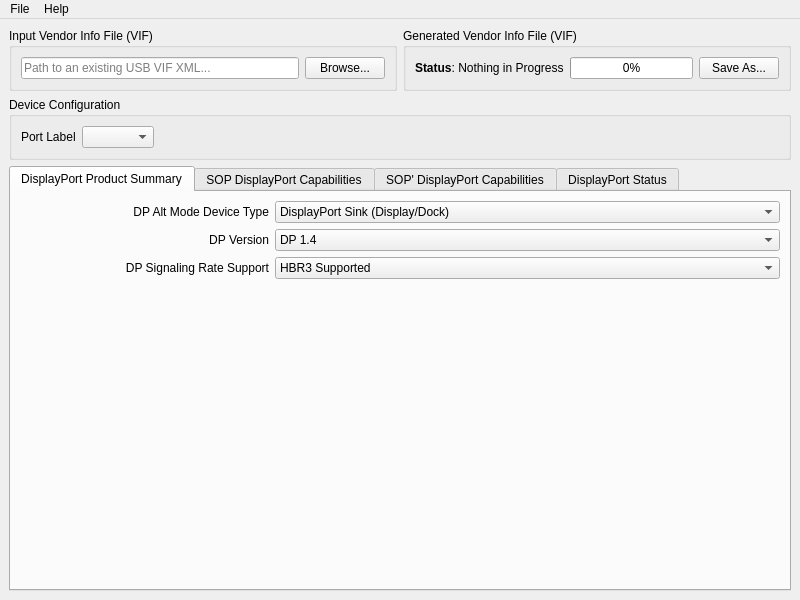
<?xml version="1.0" encoding="UTF-8"?>
<ui version="4.0">
 <class>MainWindow</class>
 <widget class="QMainWindow" name="MainWindow">
  <property name="geometry">
   <rect>
    <x>0</x>
    <y>0</y>
    <width>800</width>
    <height>600</height>
   </rect>
  </property>
  <property name="windowTitle">
   <string/>
  </property>
  <widget class="QWidget" name="centralwidget">
   <layout class="QGridLayout" name="gridLayout_3">
    <item row="0" column="1">
     <widget class="QGroupBox" name="groupBox_2">
      <property name="title">
       <string>Generated Vendor Info File (VIF)</string>
      </property>
      <layout class="QGridLayout" name="gridLayout_2">
       <item row="0" column="0">
        <widget class="QLabel" name="save_status_label">
         <property name="text">
          <string>&lt;html&gt;&lt;head/&gt;&lt;body&gt;&lt;p&gt;&lt;span style=&quot; font-weight:700;&quot;&gt;Status&lt;/span&gt;: Nothing in Progress&lt;/p&gt;&lt;/body&gt;&lt;/html&gt;</string>
         </property>
        </widget>
       </item>
       <item row="0" column="1">
        <widget class="QProgressBar" name="save_progress_bar">
         <property name="value">
          <number>0</number>
         </property>
        </widget>
       </item>
       <item row="0" column="2">
        <widget class="QPushButton" name="save_as_button">
         <property name="text">
          <string>Save As...</string>
         </property>
        </widget>
       </item>
      </layout>
     </widget>
    </item>
    <item row="0" column="0">
     <widget class="QGroupBox" name="groupBox">
      <property name="title">
       <string>Input Vendor Info File (VIF)</string>
      </property>
      <layout class="QGridLayout" name="gridLayout">
       <item row="0" column="0">
        <widget class="QLineEdit" name="input_line_edit">
         <property name="readOnly">
          <bool>true</bool>
         </property>
         <property name="placeholderText">
          <string>Path to an existing USB VIF XML...</string>
         </property>
        </widget>
       </item>
       <item row="0" column="1">
        <widget class="QPushButton" name="browse_input_button">
         <property name="text">
          <string>Browse...</string>
         </property>
        </widget>
       </item>
      </layout>
     </widget>
    </item>
    <item row="2" column="0" colspan="2">
     <widget class="QGroupBox" name="groupBox_3">
      <property name="title">
       <string>Device Configuration</string>
      </property>
      <layout class="QGridLayout" name="gridLayout_5">
       <item row="0" column="1">
        <widget class="QComboBox" name="port_label_cbb"/>
       </item>
       <item row="0" column="0">
        <widget class="QLabel" name="port_label_label">
         <property name="text">
          <string>Port Label</string>
         </property>
        </widget>
       </item>
       <item row="0" column="2">
        <spacer name="horizontalSpacer">
         <property name="orientation">
          <enum>Qt::Horizontal</enum>
         </property>
         <property name="sizeHint" stdset="0">
          <size>
           <width>40</width>
           <height>20</height>
          </size>
         </property>
        </spacer>
       </item>
      </layout>
     </widget>
    </item>
    <item row="3" column="0" colspan="2">
     <widget class="QTabWidget" name="tabWidget">
      <property name="layoutDirection">
       <enum>Qt::LeftToRight</enum>
      </property>
      <property name="currentIndex">
       <number>0</number>
      </property>
      <widget class="QWidget" name="DisplayPort_Product_Summary_tab">
       <attribute name="title">
        <string>DisplayPort Product Summary</string>
       </attribute>
       <layout class="QGridLayout" name="gridLayout_10">
        <item row="0" column="0">
         <layout class="QGridLayout" name="gridLayout_9">
          <item row="1" column="1" colspan="2">
           <widget class="QComboBox" name="DP_Version_cbb">
            <item>
             <property name="text">
              <string>DP 1.4</string>
             </property>
            </item>
            <item>
             <property name="text">
              <string>DP 2.0</string>
             </property>
            </item>
            <item>
             <property name="text">
              <string>DP 2.1</string>
             </property>
            </item>
           </widget>
          </item>
          <item row="2" column="1" colspan="2">
           <widget class="QComboBox" name="DP_Signaling_Rate_Support_cbb">
            <item>
             <property name="text">
              <string>HBR3 Supported</string>
             </property>
            </item>
            <item>
             <property name="text">
              <string>UHBR10 Supported</string>
             </property>
            </item>
            <item>
             <property name="text">
              <string>UHBR13.5 Supported</string>
             </property>
            </item>
            <item>
             <property name="text">
              <string>UHBR20 Supported</string>
             </property>
            </item>
           </widget>
          </item>
          <!-- <item row="3" column="0">
           <widget class="QLabel" name="Device_Power_Source_label">
            <property name="toolTip">
             <string>&lt;html&gt;&lt;head/&gt;&lt;body&gt;&lt;p&gt;This field is set when USB2.0 is need while in a DisplayPort Configuration &lt;/p&gt;&lt;/body&gt;&lt;/html&gt;</string>
            </property>
            <property name="text">
             <string>Device Power Source</string>
            </property>
            <property name="alignment">
             <set>Qt::AlignRight|Qt::AlignTrailing|Qt::AlignVCenter</set>
            </property>
           </widget>
          </item> -->
          <!-- <item row="3" column="1" colspan="2">
           <widget class="QComboBox" name="Device_Power_Source_cbb">
            <item>
             <property name="text">
              <string>Self Powered</string>
             </property>
            </item>
            <item>
             <property name="text">
              <string>Bus Powered</string>
             </property>
            </item>
            <item>
             <property name="text">
              <string>Dual Powered</string>
             </property>
            </item>
           </widget>
          </item> -->
          <item row="2" column="0">
           <widget class="QLabel" name="DP_Signaling_Rate_Support_label">
            <property name="toolTip">
             <string>&lt;html&gt;&lt;head/&gt;&lt;body&gt;&lt;p&gt;This field corresponds where the DisplayPort interface is presented, either USB Type-C Plug or Receptacle&lt;/p&gt;&lt;/body&gt;&lt;/html&gt;</string>
            </property>
            <property name="text">
             <string>DP Signaling Rate Support</string>
            </property>
            <property name="alignment">
             <set>Qt::AlignRight|Qt::AlignTrailing|Qt::AlignVCenter</set>
            </property>
           </widget>
          </item>
          <item row="0" column="1" colspan="2">
           <widget class="QComboBox" name="DP_Alt_Mode_Device_Type_cbb">
            <property name="sizePolicy">
             <sizepolicy hsizetype="Expanding" vsizetype="Fixed">
              <horstretch>0</horstretch>
              <verstretch>0</verstretch>
             </sizepolicy>
            </property>
            <item>
             <property name="text">
              <string>DisplayPort Sink (Display/Dock)</string>
             </property>
            </item>
            <item>
             <property name="text">
              <string>DisplayPort Source (Notebook)</string>
             </property>
            </item>
            <item>
             <property name="text">
              <string>DisplayPort USB Type-C to USB Type-C Cable</string>
             </property>
            </item>
            <item>
             <property name="text">
              <string>DiplayPort to USB Type-C Cable</string>
             </property>
            </item>
            <item>
             <property name="text">
              <string>DisplayPort Source/Sink</string>
             </property>
            </item>
           </widget>
          </item>
          <item row="0" column="0">
           <widget class="QLabel" name="DP_Alt_Mode_Device_Type_label">
            <property name="toolTip">
             <string>&lt;html&gt;&lt;head/&gt;&lt;body&gt;&lt;p&gt;This field will correspond to the capabilities of the DisplayPort product. DP Sink is used for end-products such as monitors, docks, etc. DP Sources is used for end-products such as Notebooks, Cell Phones, etc. DP Source &amp;amp; Sink is used for end-products such as bi-directional USB Type-C to DP cables, docks, etc.&lt;/p&gt;&lt;/body&gt;&lt;/html&gt;</string>
            </property>
            <property name="text">
             <string>DP Alt Mode Device Type</string>
            </property>
            <property name="alignment">
             <set>Qt::AlignRight|Qt::AlignTrailing|Qt::AlignVCenter</set>
            </property>
           </widget>
          </item>
          <item row="4" column="0">
           <spacer name="verticalSpacer_3">
            <property name="orientation">
             <enum>Qt::Vertical</enum>
            </property>
            <property name="sizeHint" stdset="0">
             <size>
              <width>20</width>
              <height>174</height>
             </size>
            </property>
           </spacer>
          </item>
          <item row="1" column="0">
           <widget class="QLabel" name="DP_Version_label">
            <property name="toolTip">
             <string>&lt;html&gt;&lt;head/&gt;&lt;body&gt;&lt;p&gt;This value shall always be set to 0001b &lt;/p&gt;&lt;/body&gt;&lt;/html&gt;</string>
            </property>
            <property name="text">
             <string>DP Version</string>
            </property>
            <property name="alignment">
             <set>Qt::AlignRight|Qt::AlignTrailing|Qt::AlignVCenter</set>
            </property>
           </widget>
          </item>
         </layout>
        </item>
       </layout>
      </widget>
      <widget class="QWidget" name="SOP_DP_Capabilities_tab">
       <attribute name="title">
        <string>SOP DisplayPort Capabilities</string>
       </attribute>
       <layout class="QGridLayout" name="gridLayout_11">
        <item row="0" column="0">
         <layout class="QGridLayout" name="gridLayout_4">
          <item row="8" column="0">
           <spacer name="verticalSpacer">
            <property name="orientation">
             <enum>Qt::Vertical</enum>
            </property>
            <property name="sizeHint" stdset="0">
             <size>
              <width>20</width>
              <height>174</height>
             </size>
            </property>
           </spacer>
          </item>
          <item row="1" column="0">
           <widget class="QLabel" name="Signaling_For_Transport_Of_DisplayPort_Protocol_label">
            <property name="toolTip">
             <string>&lt;html&gt;&lt;head/&gt;&lt;body&gt;&lt;p&gt;This value shall always be set to 0001b &lt;/p&gt;&lt;/body&gt;&lt;/html&gt;</string>
            </property>
            <property name="text">
             <string>Signaling for Transport of DisplayPort Protocol</string>
            </property>
            <property name="alignment">
             <set>Qt::AlignRight|Qt::AlignTrailing|Qt::AlignVCenter</set>
            </property>
           </widget>
          </item>
          <item row="2" column="1" colspan="2">
           <widget class="QComboBox" name="DP_Receptacle_Indication_cbb">
            <item>
             <property name="text">
              <string>DP on USB-C Plug</string>
             </property>
            </item>
            <item>
             <property name="text">
              <string>DP on USB-C Receptacle</string>
             </property>
            </item>
           </widget>
          </item>
          <item row="4" column="0">
           <widget class="QLabel" name="DP_Src_Pin_Assignments_label">
            <property name="toolTip">
             <string>&lt;html&gt;&lt;head/&gt;&lt;body&gt;&lt;p&gt;This field will correspond to the supported DP Source Pin Assignments for a USB-C receptacle or the supported DP Sink Pin Assignments for a USB-C plug. The receptacle information is set by the information in &lt;span style=&quot; font-weight:700; font-style:italic;&quot;&gt;Receptacle Indication&lt;/span&gt;&lt;/p&gt;&lt;/body&gt;&lt;/html&gt;</string>
            </property>
            <property name="text">
             <string>DP Src Pin Assignments</string>
            </property>
            <property name="alignment">
             <set>Qt::AlignRight|Qt::AlignTrailing|Qt::AlignVCenter</set>
            </property>
           </widget>
          </item>
          <item row="3" column="0">
           <widget class="QLabel" name="USB2_Used_label">
            <property name="toolTip">
             <string>&lt;html&gt;&lt;head/&gt;&lt;body&gt;&lt;p&gt;This field is set when USB2.0 is need while in a DisplayPort Configuration &lt;/p&gt;&lt;/body&gt;&lt;/html&gt;</string>
            </property>
            <property name="text">
             <string>USB2 Used</string>
            </property>
            <property name="alignment">
             <set>Qt::AlignRight|Qt::AlignTrailing|Qt::AlignVCenter</set>
            </property>
           </widget>
          </item>
          <item row="3" column="1" colspan="2">
           <widget class="QComboBox" name="USB2_Used_cbb">
            <item>
             <property name="text">
              <string>USB2.0 may be needed</string>
             </property>
            </item>
            <item>
             <property name="text">
              <string>USB2.0 is not needed</string>
             </property>
            </item>
           </widget>
          </item>
          <item row="4" column="1" colspan="2">
           <widget class="QGroupBox" name="DP_Src_Pin_Assignments_groupbox">
            <property name="sizePolicy">
             <sizepolicy hsizetype="Preferred" vsizetype="Preferred">
              <horstretch>0</horstretch>
              <verstretch>0</verstretch>
             </sizepolicy>
            </property>
            <property name="title">
             <string/>
            </property>
            <layout class="QGridLayout" name="gridLayout_7">
             <property name="leftMargin">
              <number>2</number>
             </property>
             <property name="topMargin">
              <number>2</number>
             </property>
             <property name="rightMargin">
              <number>2</number>
             </property>
             <property name="bottomMargin">
              <number>2</number>
             </property>
             <item row="0" column="0">
              <widget class="QCheckBox" name="DP_Src_Pin_Assignments_C_checkbox">
               <property name="text">
                <string>C</string>
               </property>
              </widget>
             </item>
             <item row="0" column="1">
              <widget class="QCheckBox" name="DP_Src_Pin_Assignments_D_checkbox">
               <property name="text">
                <string>D</string>
               </property>
              </widget>
             </item>
             <item row="0" column="2">
              <widget class="QCheckBox" name="DP_Src_Pin_Assignments_E_checkbox">
               <property name="text">
                <string>E</string>
               </property>
              </widget>
             </item>
            </layout>
           </widget>
          </item>
          <item row="1" column="1" colspan="2">
           <widget class="QComboBox" name="Signaling_For_Transport_Of_DisplayPort_Protocol_cbb">
            <property name="enabled">
             <bool>false</bool>
            </property>
            <property name="currentIndex">
             <number>1</number>
            </property>
            <item>
             <property name="text">
              <string>Reserved</string>
             </property>
            </item>
            <item>
             <property name="text">
              <string>Supports DP signaling rates and electrical specification</string>
             </property>
            </item>
           </widget>
          </item>
          <item row="6" column="1" colspan="2">
           <widget class="QComboBox" name="DP_Alt_Mode_Version_cbb">
            <item>
             <property name="text">
              <string>DPAM Version 2.0 or earlier</string>
             </property>
            </item>
            <item>
             <property name="text">
              <string>DPAM Version 2.1 or higher</string>
             </property>
            </item>
           </widget>
          </item>
          <item row="6" column="0">
           <widget class="QLabel" name="DP_Alt_Mode_Version_label">
            <property name="toolTip">
             <string>&lt;html&gt;&lt;head/&gt;&lt;body&gt;&lt;p&gt;This field sets the DisplayPort Alternate Mode Version for DisplayPort 2.1 or higher (or) DisplayPort 2.0 or earlier. &lt;/p&gt;&lt;/body&gt;&lt;/html&gt;</string>
            </property>
            <property name="text">
             <string>DP Alt Mode Version</string>
            </property>
            <property name="alignment">
             <set>Qt::AlignRight|Qt::AlignTrailing|Qt::AlignVCenter</set>
            </property>
           </widget>
          </item>
          <item row="5" column="0">
           <widget class="QLabel" name="DP_Sink_Pin_Assignments_label">
            <property name="toolTip">
             <string>&lt;html&gt;&lt;head/&gt;&lt;body&gt;&lt;p&gt;This field will correspond to the supported DP Sink Pin Assignments for a USB-C receptacle or the supported DP Source Pin Assignments for a USB-C plug. The receptacle information is set by the information in &lt;span style=&quot; font-weight:700; font-style:italic;&quot;&gt;Receptacle Indication&lt;/span&gt;&lt;/p&gt;&lt;/body&gt;&lt;/html&gt;</string>
            </property>
            <property name="text">
             <string>DP Sink Pin Assignments</string>
            </property>
            <property name="alignment">
             <set>Qt::AlignRight|Qt::AlignTrailing|Qt::AlignVCenter</set>
            </property>
           </widget>
          </item>
          <!-- <item row="7" column="0">
           <widget class="QLabel" name="DP_Mode_Auto_Entry_label">
            <property name="toolTip">
             <string>&lt;html&gt;&lt;head/&gt;&lt;body&gt;&lt;p&gt;This field is specific for a DFP (DP Source) in which it will automatically enter DP Alt Mode. This field is not set for a UFP (DP Sink) as the DP Alt Mode sequence would be initiated by the DFP port partner. &lt;/p&gt;&lt;/body&gt;&lt;/html&gt;</string>
            </property>
            <property name="text">
             <string>DP Mode Auto Entry</string>
            </property>
            <property name="alignment">
             <set>Qt::AlignRight|Qt::AlignTrailing|Qt::AlignVCenter</set>
            </property>
           </widget>
          </item>
          <item row="7" column="1">
           <widget class="QCheckBox" name="DP_Mode_Auto_Entry_cbb">
            <property name="layoutDirection">
             <enum>Qt::LeftToRight</enum>
            </property>
            <property name="text">
             <string/>
            </property>
           </widget>
          </item> -->
          <item row="0" column="0">
           <widget class="QLabel" name="DP_Capability_label">
            <property name="toolTip">
             <string>&lt;html&gt;&lt;head/&gt;&lt;body&gt;&lt;p&gt;This field will correspond to the capabilities of the DisplayPort product. DP Sink is used for end-products such as monitors, docks, etc. DP Sources is used for end-products such as Notebooks, Cell Phones, etc. DP Source &amp;amp; Sink is used for end-products such as bi-directional USB Type-C to DP cables, docks, etc.&lt;/p&gt;&lt;/body&gt;&lt;/html&gt;</string>
            </property>
            <property name="text">
             <string>DP Capability --</string>
            </property>
            <property name="alignment">
             <set>Qt::AlignRight|Qt::AlignTrailing|Qt::AlignVCenter</set>
            </property>
           </widget>
          </item>
          <item row="2" column="0">
           <widget class="QLabel" name="DP_Receptacle_Indication_label">
            <property name="toolTip">
             <string>&lt;html&gt;&lt;head/&gt;&lt;body&gt;&lt;p&gt;This field corresponds where the DisplayPort interface is presented, either USB Type-C Plug or Receptacle&lt;/p&gt;&lt;/body&gt;&lt;/html&gt;</string>
            </property>
            <property name="text">
             <string>DP Receptacle Indication</string>
            </property>
            <property name="alignment">
             <set>Qt::AlignRight|Qt::AlignTrailing|Qt::AlignVCenter</set>
            </property>
           </widget>
          </item>
          <item row="5" column="1" colspan="2">
           <widget class="QGroupBox" name="DP_Sink_Pin_Assignments_groupbox">
            <property name="title">
             <string/>
            </property>
            <layout class="QGridLayout" name="gridLayout_8">
             <property name="leftMargin">
              <number>2</number>
             </property>
             <property name="topMargin">
              <number>2</number>
             </property>
             <property name="rightMargin">
              <number>2</number>
             </property>
             <property name="bottomMargin">
              <number>2</number>
             </property>
             <item row="0" column="0">
              <widget class="QCheckBox" name="DP_Sink_Pin_Assignments_C_checkbox">
               <property name="text">
                <string>C</string>
               </property>
              </widget>
             </item>
             <item row="0" column="1">
              <widget class="QCheckBox" name="DP_Sink_Pin_Assignments_D_checkbox">
               <property name="text">
                <string>D</string>
               </property>
              </widget>
             </item>
             <item row="0" column="2">
              <widget class="QCheckBox" name="DP_Sink_Pin_Assignments_E_checkbox">
               <property name="text">
                <string>E</string>
               </property>
              </widget>
             </item>
            </layout>
           </widget>
          </item>
          <item row="0" column="1" colspan="2">
           <widget class="QGroupBox" name="DP_Capability_groupbox">
            <property name="title">
             <string/>
            </property>
            <widget class="QCheckBox" name="DP_Sink_Capable_checkbox">
             <property name="geometry">
              <rect>
               <x>50</x>
               <y>10</y>
               <width>139</width>
               <height>18</height>
              </rect>
             </property>
             <property name="text">
              <string>DP Sink Capable</string>
             </property>
            </widget>
            <widget class="QCheckBox" name="DP_Source_Capable_checkbox">
             <property name="geometry">
              <rect>
               <x>240</x>
               <y>10</y>
               <width>171</width>
               <height>18</height>
              </rect>
             </property>
             <property name="text">
              <string>DP Source Capable</string>
             </property>
            </widget>
           </widget>
          </item>
         </layout>
        </item>
       </layout>
      </widget>
      <widget class="QWidget" name="SOPP_DisplayPort_Capabilities_tab">
       <attribute name="title">
        <string>SOP' DisplayPort Capabilities</string>
       </attribute>
       <layout class="QGridLayout" name="gridLayout_12">
        <item row="0" column="0">
         <layout class="QGridLayout" name="gridLayout_6">
          <item row="0" column="0">
           <widget class="QLabel" name="DP_Signaling_Rate_label">
            <property name="toolTip">
             <string>&lt;html&gt;&lt;head/&gt;&lt;body&gt;&lt;p&gt;This field corresponds to the rates supported by the cable. &lt;/p&gt;&lt;/body&gt;&lt;/html&gt;</string>
            </property>
            <property name="text">
             <string>DP Signaling Rate</string>
            </property>
            <property name="alignment">
             <set>Qt::AlignRight|Qt::AlignTrailing|Qt::AlignVCenter</set>
            </property>
           </widget>
          </item>
          <item row="0" column="1">
           <widget class="QComboBox" name="DP_Signaling_Rate_cbb">
            <property name="sizePolicy">
             <sizepolicy hsizetype="Expanding" vsizetype="Fixed">
              <horstretch>0</horstretch>
              <verstretch>0</verstretch>
             </sizepolicy>
            </property>
            <item>
             <property name="text">
              <string>HBR3</string>
             </property>
            </item>
            <item>
             <property name="text">
              <string>HBR3 &amp; UHBR10</string>
             </property>
            </item>
            <item>
             <property name="text">
              <string>HBR3, UHBR10, &amp; UHBR20</string>
             </property>
            </item>
           </widget>
          </item>
          <item row="1" column="0">
           <widget class="QLabel" name="SOPP_DP_Src_Pin_Assignments_label">
            <property name="toolTip">
             <string>&lt;html&gt;&lt;head/&gt;&lt;body&gt;&lt;p&gt;This field corresponds to the DP Source Pin Assignments supported by the cable. Pin Assignments C and D are supported by USB-C to USB-C cables. Pin Assignment E is supported by DP to USB-C cables &lt;/p&gt;&lt;/body&gt;&lt;/html&gt;</string>
            </property>
            <property name="text">
             <string>DP Src Pin Assignments</string>
            </property>
            <property name="alignment">
             <set>Qt::AlignRight|Qt::AlignTrailing|Qt::AlignVCenter</set>
            </property>
           </widget>
          </item>
          <item row="1" column="1">
           <widget class="QComboBox" name="DP_Src_Pin_Assigments_cbb">
            <item>
             <property name="text">
              <string>Pin Assignment C &amp; D</string>
             </property>
            </item>
            <item>
             <property name="text">
              <string>Pin Assignment E</string>
             </property>
            </item>
           </widget>
          </item>
          <item row="2" column="0">
           <widget class="QLabel" name="SOPP_DP_Sink_Pin_Assignments_label">
            <property name="toolTip">
             <string>&lt;html&gt;&lt;head/&gt;&lt;body&gt;&lt;p&gt;This field corresponds to the DP Sink Pin Assignments supported by the cable. Pin Assignments C and D are supported by USB-C to USB-C cables. Pin Assignment E is supported by DP to USB-C cables &lt;/p&gt;&lt;/body&gt;&lt;/html&gt;</string>
            </property>
            <property name="text">
             <string>DP Sink Pin Assignments</string>
            </property>
            <property name="alignment">
             <set>Qt::AlignRight|Qt::AlignTrailing|Qt::AlignVCenter</set>
            </property>
           </widget>
          </item>
          <item row="2" column="1">
           <widget class="QComboBox" name="DP_Sink_Pin_Assignments_cbb">
            <item>
             <property name="text">
              <string>Pin Assignment C &amp; D</string>
             </property>
            </item>
            <item>
             <property name="text">
              <string>Pin Assignment E</string>
             </property>
            </item>
           </widget>
          </item>
          <item row="3" column="0">
           <widget class="QLabel" name="DP_UHBR13p5_Support_label">
            <property name="toolTip">
             <string>&lt;html&gt;&lt;head/&gt;&lt;body&gt;&lt;p&gt;This field is set when the cable supports UHBR13.5. Passive cables supporting UHBR20 shall have this field set. &lt;/p&gt;&lt;/body&gt;&lt;/html&gt;</string>
            </property>
            <property name="text">
             <string>DP UHBR13.5 Support</string>
            </property>
            <property name="alignment">
             <set>Qt::AlignRight|Qt::AlignTrailing|Qt::AlignVCenter</set>
            </property>
           </widget>
          </item>
          <item row="3" column="1">
           <widget class="QComboBox" name="DP_UHBR13p5_Support_cbb">
            <property name="currentIndex">
             <number>1</number>
            </property>
            <item>
             <property name="text">
              <string>UHBR13.5 Not Supported</string>
             </property>
            </item>
            <item>
             <property name="text">
              <string>UHBR13.5 Supported</string>
             </property>
            </item>
           </widget>
          </item>
          <item row="4" column="0">
           <widget class="QLabel" name="DP_Active_Component_label">
            <property name="toolTip">
             <string>&lt;html&gt;&lt;head/&gt;&lt;body&gt;&lt;p&gt;&lt;span style=&quot; font-family:'Calibri','sans-serif'; font-size:11pt;&quot;&gt;This field corresponds to the Active Component in the cable. &lt;/span&gt;&lt;/p&gt;&lt;/body&gt;&lt;/html&gt;</string>
            </property>
            <property name="text">
             <string>DP Active Component</string>
            </property>
            <property name="alignment">
             <set>Qt::AlignRight|Qt::AlignTrailing|Qt::AlignVCenter</set>
            </property>
           </widget>
          </item>
          <item row="4" column="1">
           <widget class="QComboBox" name="DP_Active_Component_cbb">
            <item>
             <property name="text">
              <string>Passive Cable</string>
             </property>
            </item>
            <item>
             <property name="text">
              <string>Active Re-Timer Cable</string>
             </property>
            </item>
            <item>
             <property name="text">
              <string>Active Re-Driver Cable</string>
             </property>
            </item>
            <item>
             <property name="text">
              <string>Optical Cable</string>
             </property>
            </item>
           </widget>
          </item>
          <item row="5" column="0">
           <widget class="QLabel" name="DPAM_Version_label">
            <property name="toolTip">
             <string>&lt;html&gt;&lt;head/&gt;&lt;body&gt;&lt;p&gt;This field sets the DisplayPort Alternate Mode Version for DisplayPort 2.1 or higher (or) DisplayPort 2.0 or earlier supported by the cable. &lt;/p&gt;&lt;/body&gt;&lt;/html&gt;</string>
            </property>
            <property name="text">
             <string>DPAM Version</string>
            </property>
            <property name="alignment">
             <set>Qt::AlignRight|Qt::AlignTrailing|Qt::AlignVCenter</set>
            </property>
           </widget>
          </item>
          <item row="5" column="1">
           <widget class="QComboBox" name="DPAM_Version_cbb">
            <item>
             <property name="text">
              <string>DPAM Version 2.0 or earlier</string>
             </property>
            </item>
            <item>
             <property name="text">
              <string>DPAM Version 2.1 or higher</string>
             </property>
            </item>
           </widget>
          </item>
          <item row="6" column="0">
           <spacer name="verticalSpacer_2">
            <property name="orientation">
             <enum>Qt::Vertical</enum>
            </property>
            <property name="sizeHint" stdset="0">
             <size>
              <width>20</width>
              <height>174</height>
             </size>
            </property>
           </spacer>
          </item>
         </layout>
        </item>
       </layout>
      </widget>
      <widget class="QWidget" name="DisplayPort_Status_tab">
       <attribute name="title">
        <string>DisplayPort Status</string>
       </attribute>
       <layout class="QGridLayout" name="gridLayout_14">
        <item row="0" column="0">
         <layout class="QGridLayout" name="gridLayout_13">
          <item row="1" column="1">
           <widget class="QComboBox" name="DP_Multifunction_Preferred_cbb">
            <item>
             <property name="text">
              <string>No preference for multifunction</string>
             </property>
            </item>
            <item>
             <property name="text">
              <string>Multifunction is preferred</string>
             </property>
            </item>
           </widget>
          </item>
          <item row="2" column="0">
           <widget class="QLabel" name="DP_Suspend_Support_label">
            <property name="toolTip">
             <string>&lt;html&gt;&lt;head/&gt;&lt;body&gt;&lt;p&gt;This field corresponds to the DP Sink Pin Assignments supported by the cable. Pin Assignments C and D are supported by USB-C to USB-C cables. Pin Assignment E is supported by DP to USB-C cables &lt;/p&gt;&lt;/body&gt;&lt;/html&gt;</string>
            </property>
            <property name="text">
             <string>DP Suspend Support</string>
            </property>
            <property name="alignment">
             <set>Qt::AlignRight|Qt::AlignTrailing|Qt::AlignVCenter</set>
            </property>
           </widget>
          </item>
          <item row="3" column="0">
           <spacer name="verticalSpacer_4">
            <property name="orientation">
             <enum>Qt::Vertical</enum>
            </property>
            <property name="sizeHint" stdset="0">
             <size>
              <width>20</width>
              <height>174</height>
             </size>
            </property>
           </spacer>
          </item>
          <item row="0" column="0">
           <widget class="QLabel" name="DP_Src_Sink_Device_Connected_label">
            <property name="toolTip">
             <string>&lt;html&gt;&lt;head/&gt;&lt;body&gt;&lt;p&gt;This field corresponds to the rates supported by the cable. &lt;/p&gt;&lt;/body&gt;&lt;/html&gt;</string>
            </property>
            <property name="text">
             <string>DP Src Sink Device Connected</string>
            </property>
            <property name="alignment">
             <set>Qt::AlignRight|Qt::AlignTrailing|Qt::AlignVCenter</set>
            </property>
           </widget>
          </item>
          <item row="1" column="0">
           <widget class="QLabel" name="DP_Multifunction_Preferred_label">
            <property name="toolTip">
             <string>&lt;html&gt;&lt;head/&gt;&lt;body&gt;&lt;p&gt;This field corresponds to the DP Source Pin Assignments supported by the cable. Pin Assignments C and D are supported by USB-C to USB-C cables. Pin Assignment E is supported by DP to USB-C cables &lt;/p&gt;&lt;/body&gt;&lt;/html&gt;</string>
            </property>
            <property name="text">
             <string>DP Multifunction Preferred</string>
            </property>
            <property name="alignment">
             <set>Qt::AlignRight|Qt::AlignTrailing|Qt::AlignVCenter</set>
            </property>
           </widget>
          </item>
          <item row="0" column="1">
           <widget class="QComboBox" name="DP_Src_Sink_Device_Connected_cbb">
            <property name="sizePolicy">
             <sizepolicy hsizetype="Expanding" vsizetype="Fixed">
              <horstretch>0</horstretch>
              <verstretch>0</verstretch>
             </sizepolicy>
            </property>
            <item>
             <property name="text">
              <string>Neither DP Source/Sink</string>
             </property>
            </item>
            <item>
             <property name="text">
              <string>DP Source Connected</string>
             </property>
            </item>
            <item>
             <property name="text">
              <string>DP Sink Connected</string>
             </property>
            </item>
            <item>
             <property name="text">
              <string>DP Source/Sink Connected</string>
             </property>
            </item>
           </widget>
          </item>
          <item row="2" column="1">
           <widget class="QComboBox" name="DP_Suspend_Support_cbb">
            <item>
             <property name="text">
              <string>No preference for Low Power entry</string>
             </property>
            </item>
            <item>
             <property name="text">
              <string>No Low Power preferred</string>
             </property>
            </item>
           </widget>
          </item>
         </layout>
        </item>
       </layout>
      </widget>
     </widget>
    </item>
   </layout>
  </widget>
  <widget class="QMenuBar" name="menubar">
   <property name="geometry">
    <rect>
     <x>0</x>
     <y>0</y>
     <width>800</width>
     <height>23</height>
    </rect>
   </property>
   <widget class="QMenu" name="menuFile">
    <property name="title">
     <string>File</string>
    </property>
    <addaction name="action_import_settings"/>
    <addaction name="action_export_settings"/>
    <addaction name="separator"/>
    <addaction name="action_quit"/>
   </widget>
   <widget class="QMenu" name="menuHelp">
    <property name="title">
     <string>Help</string>
    </property>
    <addaction name="action_about"/>
   </widget>
   <addaction name="menuFile"/>
   <addaction name="menuHelp"/>
  </widget>
  <action name="action_export_settings">
   <property name="text">
    <string>Export Settings...</string>
   </property>
  </action>
  <action name="action_quit">
   <property name="text">
    <string>Quit</string>
   </property>
  </action>
  <action name="action_about">
   <property name="text">
    <string>About...</string>
   </property>
  </action>
  <action name="action_import_settings">
   <property name="text">
    <string>Import Settings...</string>
   </property>
  </action>
 </widget>
 <resources/>
 <connections/>
</ui>
